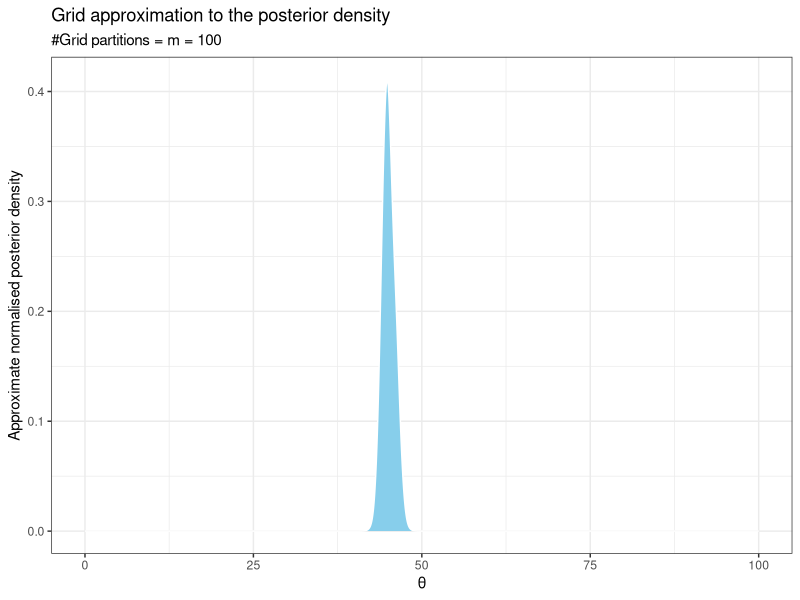
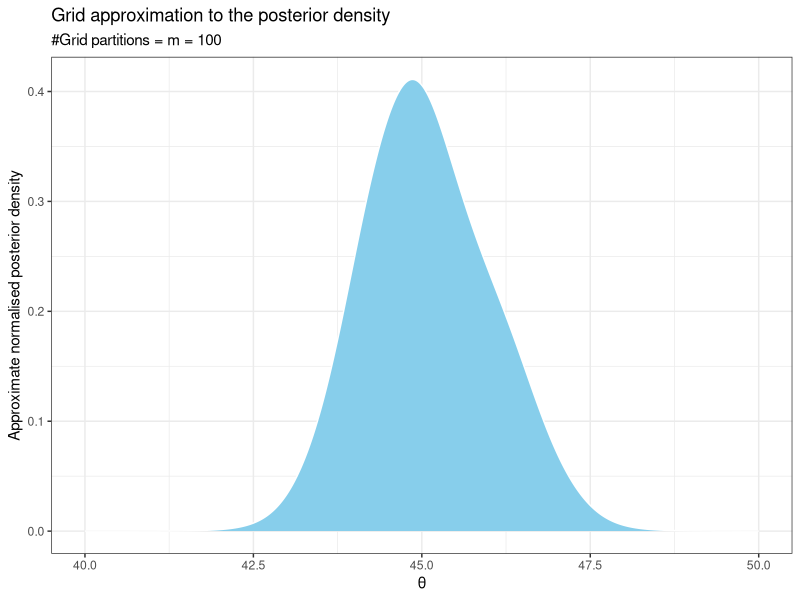
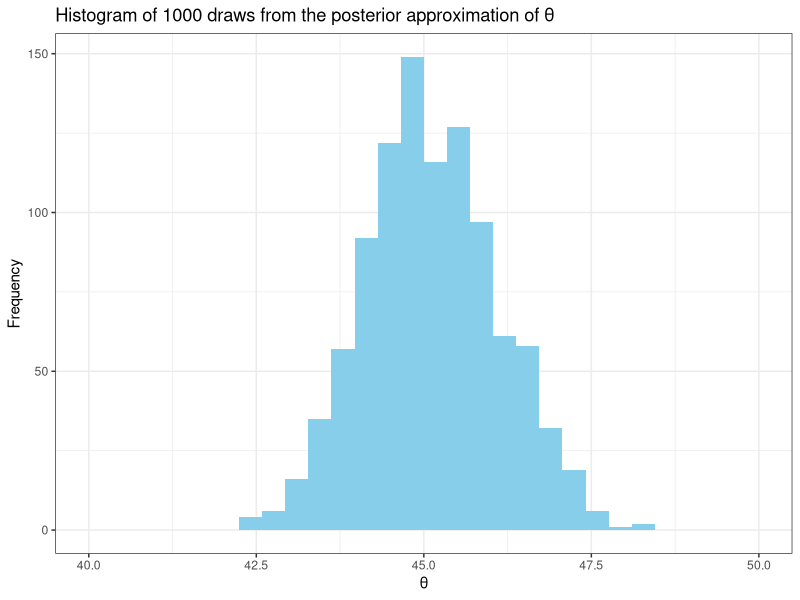
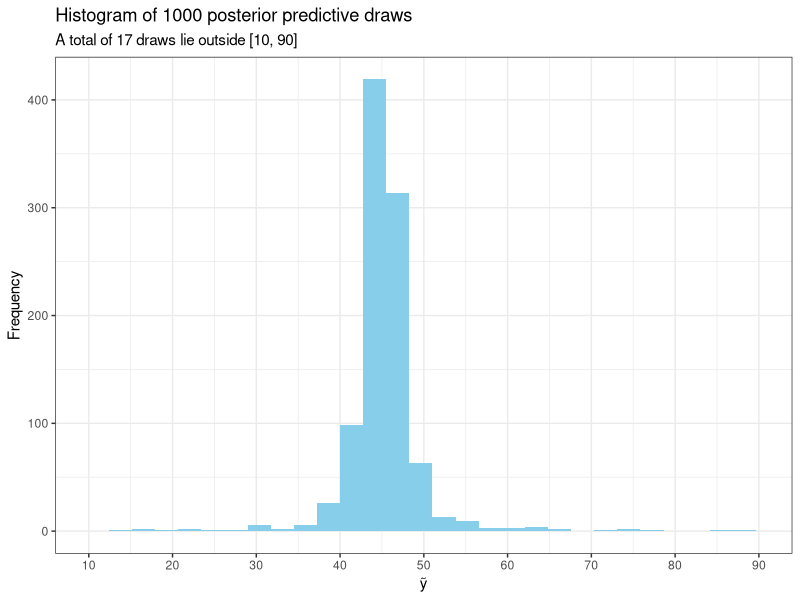

Generate these figures, in order, with R:
## ---- chunk 1
knitr::opts_chunk$set(
  echo = TRUE,
  comment = NA,
  message = FALSE,
  warning = FALSE,
  error = TRUE,
  cache = TRUE
)

library(tidyverse)
library(kableExtra)

theme_set(theme_bw())

## ---- chunk 2
# observations
y <- c(43, 44, 45, 46.5, 47.5) 

# grid granularity
m <- 100

# L(θ) := p(y | θ)
likelihood <- function(theta) 
  y %>% 
    map(dcauchy, theta, 1) %>% 
    reduce(prod)

# unnormalised posterior grid
posterior_unnorm <- tibble(theta = seq(0, 100, 1 / m)) %>% 
  mutate(density = map(theta, likelihood) %>% unlist())
## ---- chunk 3
# grid approx to area under curve
normalising_constant <- posterior_unnorm %>% 
  summarise(sum(density) / m) %>% 
  pull()

# normalised posterior grid
posterior <- posterior_unnorm %>% 
  mutate(density = density / normalising_constant)

normalising_constant
## ---- chunk 4
posterior %>% 
  ggplot() +
  aes(x = theta, y = density) + 
  geom_area(fill = 'skyblue', colour = 'white') +
  labs(
    x = 'θ',
    y = 'Approximate normalised posterior density',
    title = 'Grid approximation to the posterior density',
    subtitle = str_glue('#Grid partitions = m = {m}')
  )
## ---- chunk 5
posterior %>% 
  ggplot() +
  aes(x = theta, y = density) + 
  geom_area(fill = 'skyblue', colour = 'white') +
  scale_x_continuous(limits = c(40, 50)) +
  labs(
    x = 'θ',
    y = 'Approximate normalised posterior density',
    title = 'Grid approximation to the posterior density',
    subtitle = str_glue('#Grid partitions = m = {m}')
  )
## ---- chunk 6
posterior_draws <- posterior %>% 
  sample_n(1000, replace = TRUE, weight = density) %>% 
  select(theta)
## ---- chunk 7
posterior_draws %>% 
  ggplot() +
  aes(theta) + 
  geom_histogram(fill = 'skyblue') +
  scale_x_continuous(limits = c(40, 50)) +
  labs(
    x = 'θ',
    y = 'Frequency',
    title = 'Histogram of 1000 draws from the posterior approximation of θ'
  ) 

  
## ---- chunk 8
posterior_predictive <- posterior_draws %>% 
  mutate(pp = rcauchy(n(), theta, 1)) 
## ---- chunk 9
excluded <- posterior_predictive %>% 
  filter(pp < 10 | 90 < pp) %>% 
  nrow()

posterior_predictive %>% 
  ggplot() +
  aes(pp) + 
  geom_histogram(fill = 'skyblue') +
  scale_x_continuous(limits = c(10, 90), breaks = seq(10, 90, 10)) +
  labs(
    x = 'ỹ',
    y = 'Frequency',
    title = 'Histogram of 1000 posterior predictive draws',
    subtitle = str_glue('A total of {excluded} draws lie outside [10, 90]')
  )
  
